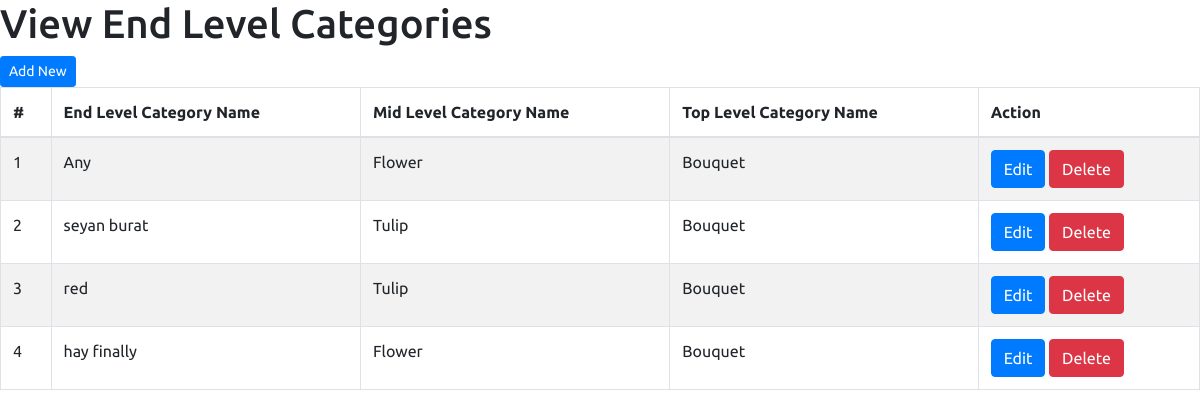
The page /admin/settings/endcategory.php (signed in) on the database its author committed.
### tables this page shows
CREATE TABLE `end_category` (
  `ecat_id` int(11) NOT NULL,
  `ecat_name` varchar(255) NOT NULL,
  `mcat_id` int(11) NOT NULL
);

CREATE TABLE `mid_category` (
  `mcat_id` int(11) NOT NULL,
  `mcat_name` varchar(255) NOT NULL,
  `tcat_id` int(11) NOT NULL
);

CREATE TABLE `top_category` (
  `tcat_id` int(11) NOT NULL,
  `tcat_name` varchar(255) NOT NULL,
  `show_on_menu` int(1) NOT NULL
);

### admin/settings/endcategory.php (the view, shortened to what this page needs)
<?php require_once('../header.php'); ?>
<section class="content-header">
	<div class="content-header-left">
		<h1>View End Level Categories</h1>
	</div>
	<div class="content-header-right">
		<a href="endcategory-add.php" class="btn btn-primary btn-sm">Add New</a>
	</div>
</section>
<section class="content">
  <div class="row">
    <div class="col-md-12">
      <div class="box box-info">
        <div class="box-body table-responsive">
          <table id="example1" class="table table-bordered table-hover table-striped">
			<thead>
			    <tr>
			        <th>#</th>
			        <th>End Level Category Name</th>
                    <th>Mid Level Category Name</th>
                    <th>Top Level Category Name</th>
			        <th>Action</th>
			    </tr>
			</thead>
            <tbody>
            	<?php
            	$i=0;
            	$statement = $pdo->prepare("SELECT *
                                    FROM end_category t1
                                    JOIN mid_category t2
                                    ON t1.mcat_id = t2.mcat_id
                                    JOIN top_category t3
                                    ON t2.tcat_id = t3.tcat_id
                                    ORDER BY t1.ecat_id DESC
                                    ");
            	$statement->execute();
            	$result = $statement->fetchAll(PDO::FETCH_ASSOC);
            	foreach ($result as $row) {
            		$i++;
            		?>
					<tr>
	                    <td><?php echo $i; ?></td>
	                    <td><?php echo $row['ecat_name']; ?></td>
                        <td><?php echo $row['mcat_name']; ?></td>
                        <td><?php echo $row['tcat_name']; ?></td>
	                    <td>
	                        <a href="endcategory-edit.php?id=<?php echo $row['ecat_id']; ?>" class="btn btn-primary btn-xs">Edit</a>
	                        <a href="#" class="btn btn-danger btn-xs" data-href="endcategory-delete.php?id=<?php echo $row['ecat_id']; ?>" data-toggle="modal" data-target="#confirm-delete">Delete</a>
	                    </td>
	                </tr>
            		<?php
            	}
            	?>
            </tbody>
          </table>
        </div>
      </div>
</section>

### admin/header.php (shortened to what this page needs)
<!DOCTYPE html>
<html lang="en">
<head>
    <link rel="stylesheet" href="../css/style.css">
	<link href="https://stackpath.bootstrapcdn.com/bootstrap/4.5.2/css/bootstrap.min.css" rel="stylesheet">
</head>

### css/style.css (style rules this page uses)
* { font-family: "Ubuntu", sans-serif; margin: 0; padding: 0; box-sizing: border-box; }
:root { --blue: #dd91ad; --white: #e9e9e9; --gray: #f5f5f5; --black1: #222; --black2: #999; }

### rows shown on the page
end_category: ecat_name "Any", mcat.mcat_name "Flower", top_category.tcat_name "Bouquet"
end_category: ecat_name "seyan burat", mcat.mcat_name "Tulip", top_category.tcat_name "Bouquet"
end_category: ecat_name "red", mcat.mcat_name "Tulip", top_category.tcat_name "Bouquet"
end_category: ecat_name "hay finally", mcat.mcat_name "Flower", top_category.tcat_name "Bouquet"
